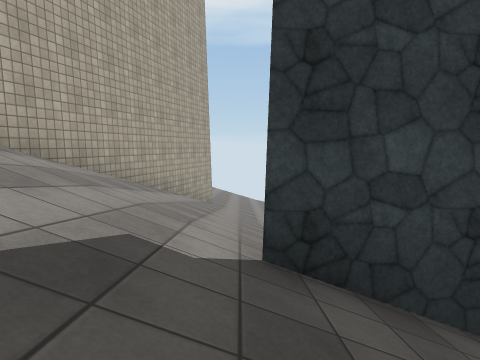
[1] (above)

15 first-person views from a walk through a Unity game level. The camera is 1.2 m above the floor, tilts 6° down and sees 75° across. The floor is counted in squares, 2 m on a side. Each view is taken from the middle of a square. On the plan, view 1 faces up. The plan holds only what a view shows up to about 9 squares ahead; the rest is blank. The place goes on beyond the plan. Some surface patterns are stand-ins.

[2]
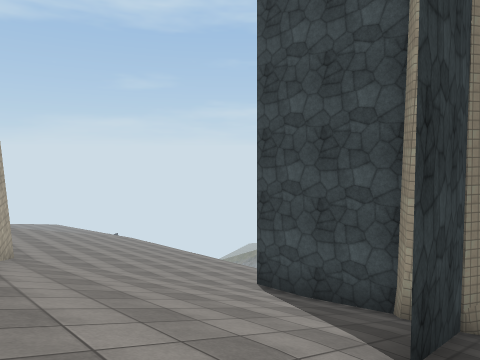

[3]
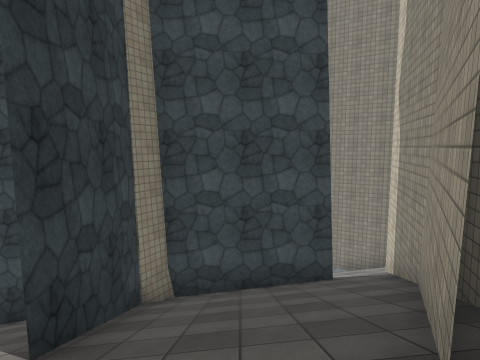

[4]
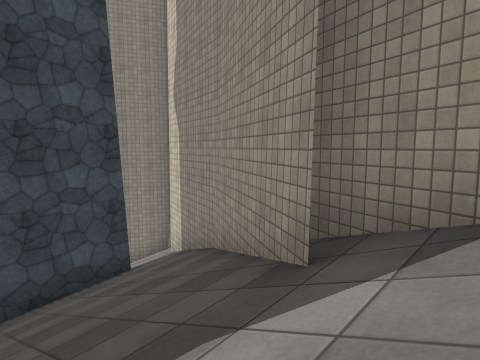

[5]
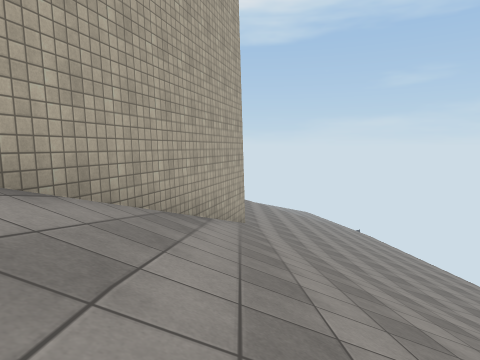

[6]
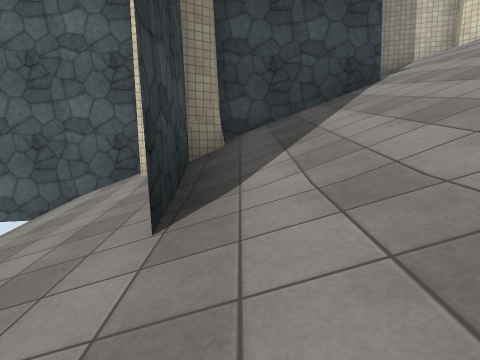

[7]
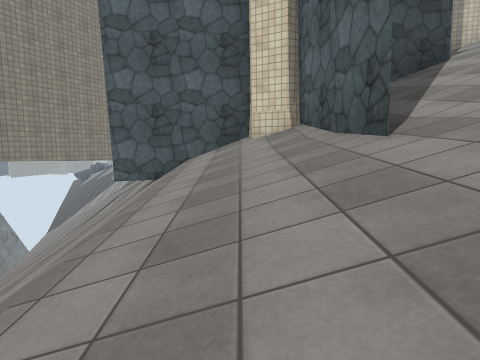

[8]
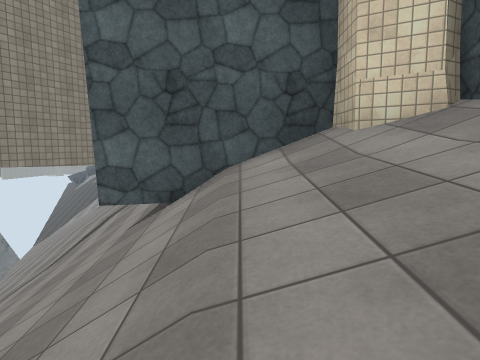

[9]
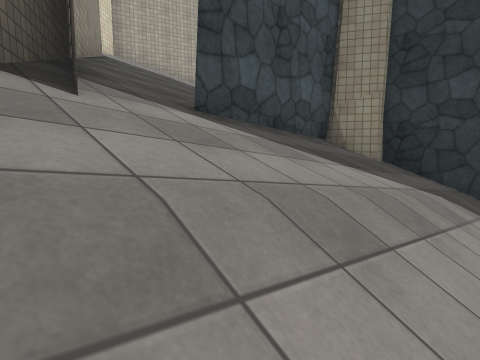

[10]
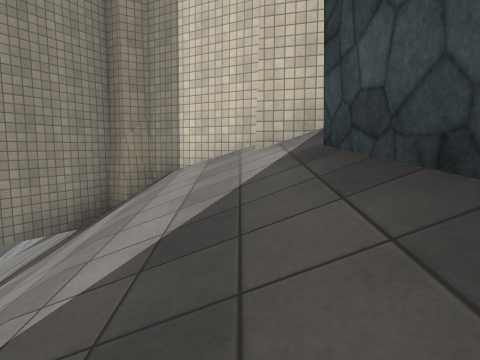

[11]
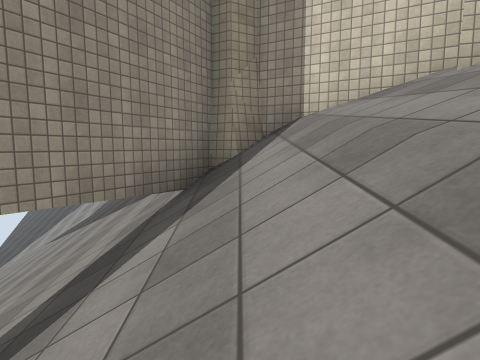

[12]
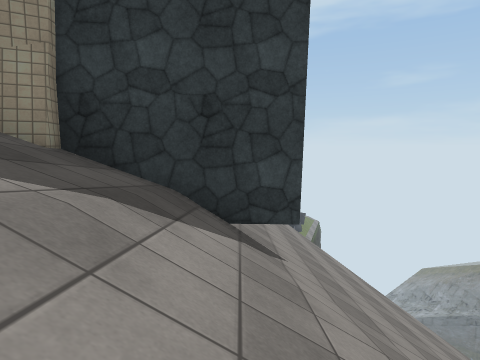

[13]
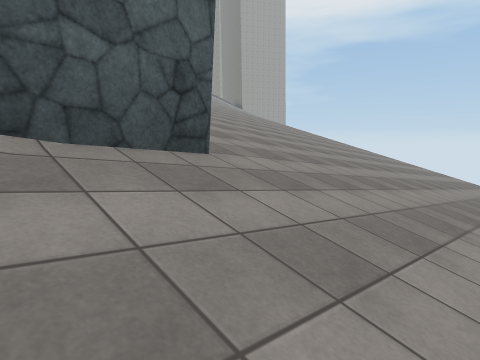

[14]
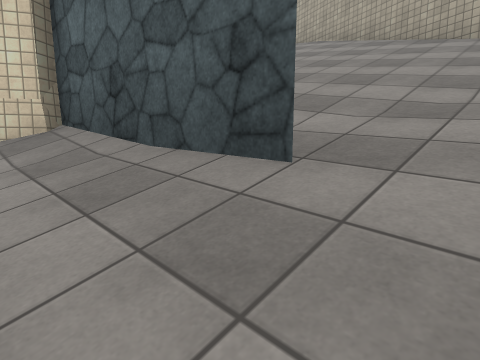

[15]
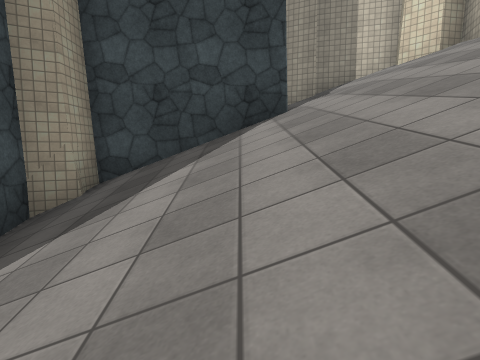

### Floor plan
Key: @ floor where view 1 was taken; # wall or solid block; / step, stairs or slope.
Columns run from 4 left of view 1 to 9 right of it. Each row starts with its distance up from view 1.
 11    ///////
 10    ///////
  9    #///////
  8   ##//////////
  7   #/////#/////
  6   #/////#/////
  5  ##/////#/////
  4  #//////#/////
  3  #///#######//
  2  #//////#/////
  1 ##//////#/////
  0  ###@///#/////
 -1    ###////////
 -2      ####///#/
 -3         ##//#/
 -4          ####/

Positions as (right, up) in squares from view 1, and headings:
1: (0, 0), facing up
2: (-2, 2), facing up-right
3: (-2, 1), facing right
4: (-2, 2), facing down-right
5: (-1, 2), facing up
6: (3, 9), facing down
7: (5, 10), facing down
8: (6, 7), facing down
9: (7, -3), facing up-left
10: (5, 2), facing down
11: (7, 1), facing down
12: (7, -1), facing up
13: (6, 5), facing up-left
14: (5, 8), facing down-left
15: (1, 8), facing down
